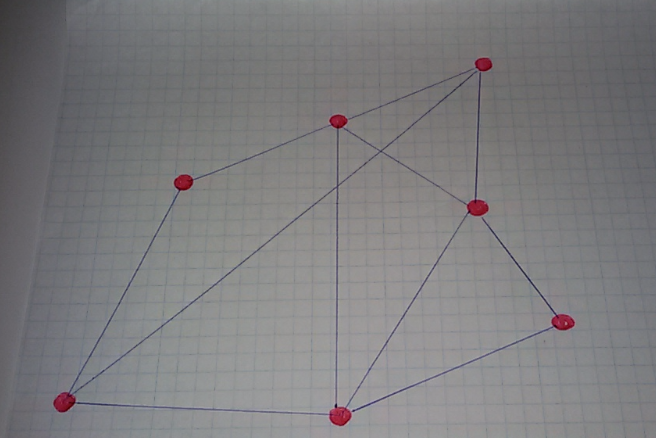
#> input picture Image processing/Convolutional-Layers/theory/12.png, 656 x 438 px, found by its file name
$ jupyter execute --allow-errors preprocessing_2.ipynb   (older library calls are emulated)
#> lines starting #> are read from the running program, lines starting #| are printed output that depends on the picture
# Ideas

## image cropping

[cell 1]
import numpy as np
import cv2 as cv
import matplotlib.pyplot as plt

img = cv.imread('12.png')
#> img is the input picture: shape (438, 656, 3); mean B, G, R 126.1, 124.3, 125
rows,cols,ch = img.shape
#> rows = 438; cols = 656; ch = 3

pts1 = np.float32([[56,65],[368,52],[28,387],[389,390]])
pts2 = np.float32([[0,0],[300,0],[0,300],[300,300]])

M = cv.getPerspectiveTransform(pts1,pts2)

dst = cv.warpPerspective(img,M,(300,300))
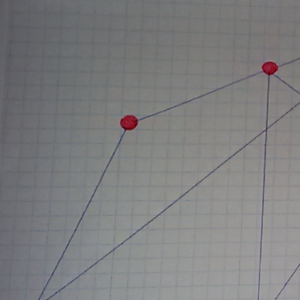
#> dst: shape (300, 300, 3); mean B, G, R 127.8, 126.8, 126.6

plt.subplot(121),plt.imshow(img),plt.title('Input')
plt.subplot(122),plt.imshow(dst),plt.title('Output')
plt.show()
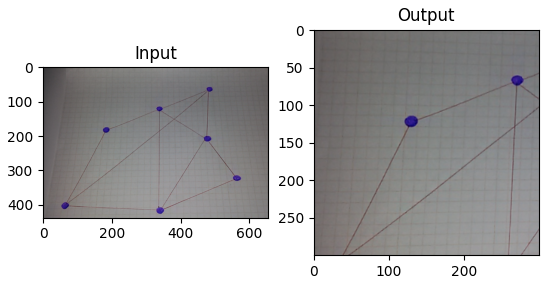
#> figure drawn by matplotlib, 2 panels; B, G, R data is drawn as R, G, B

[cell 2]
img = cv.imread('12.png', cv.COLOR_BGR2GRAY)
rows,cols,ch = img.shape
plt.imshow(img),plt.title('Input')
plt.imshow(img[:10][:10]),plt.title('Input2')
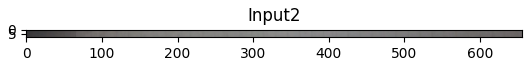
#> figure drawn by matplotlib, 1 panel; B, G, R data is drawn as R, G, B

[cell 3]
type(img)

## Image viewer

[cell 4]
from skimage import io, viewer
img = io.imread('12.png', as_grey=True)  # load the image as grayscale
#> img: shape (438, 656) float64; min 0.0384, max 0.686, mean 0.488
print('image matrix size: ', img.shape)      # print the size of image
#| image matrix size:  (438, 656)
print('\n First 5 columns and rows of the image matrix: \n', img[:5,:5]*255)
#|  First 5 columns and rows of the image matrix:
#|  [[53.5654 54.2087 55.0683 55.1404 54.9279]
#|  [53.5654 55.4933 56.3529 56.3529 55.1404]
#|  [54.5654 55.5654 57.6375 56.6375 55.6375]
#|  [53.6375 54.6375 55.6375 56.6375 56.6375]
#|  [53.85   55.6375 55.6375 55.7096 56.7096]]
viewer.ImageViewer(img).show()              # plot the image
#> (this line was passed over: skimage is not available in this run)

## Pretreatment

[cell 5]
import cv2
import numpy as np
import scipy
import matplotlib.pyplot as plt
from skimage import io, color
from skimage import exposure

img = io.imread('12.png')    # Load the image
#> img: shape (438, 656, 4)
img = color.rgb2gray(img)       # Convert the image to grayscale (1 channel)

# kernel = np.array([[-1,-1,-1],[-1,8,-1],[-1,-1,-1]]) # белый на черном
kernel = np.array([[0,-1,0],[-1,5,-1],[0,-1,0]]) # черная на белом

image_sharpen = cv2.filter2D(img,-1,kernel)
# we use 'valid' which means we do not add zero padding to our image
# image_sharpen = scipy.signal.convolve2d(img, kernel, 'same')
print('\n First 5 columns and rows of the image_sharpen matrix: \n', image_sharpen[:5,:5]*255)
#|  First 5 columns and rows of the image_sharpen matrix:
#|  [[52.2788 51.4232 53.2866 53.     52.0779]
#|  [48.7096 57.7741 57.2125 58.4933 52.5712]
#|  [54.4933 55.4933 63.9942 56.9221 53.6317]
#|  [50.4971 52.7096 53.6375 58.5654 56.0625]
#|  [50.7    60.3529 56.4933 54.7817 57.9221]]

# Adjust the contrast of the filtered image by applying Histogram Equalization
image_sharpen_equalized = exposure.equalize_adapthist(image_sharpen/np.max(np.abs(image_sharpen)), clip_limit=0.03)
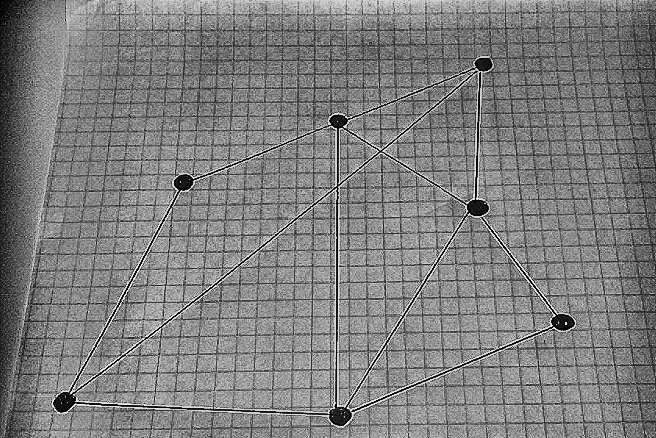
#> image_sharpen_equalized: shape (438, 656) float64; min 0, max 1, mean 0.499
plt.imshow(image_sharpen_equalized, cmap=plt.cm.gray)
plt.axis('off')
# plt.savefig('get.png')
plt.show()

## Apply sharpen and edge detection filters back to back

[cell 6]
import numpy as np
import scipy.signal
import matplotlib.pyplot as plt
from skimage import io, color
from skimage import exposure

img = io.imread('12.png')    # Load the image
img = color.rgb2gray(img)       # Convert the image to grayscale (1 channel)

# apply sharpen filter to the original image
sharpen_kernel = np.array([[0,-1,0],[-1,5,-1],[0,-1,0]])
image_sharpen = scipy.signal.convolve2d(img, sharpen_kernel, 'valid')
#> image_sharpen: shape (436, 654) float64

edge_kernel = np.array([[-1,-1,-1],[-1,8,-1],[-1,-1,-1]])
edges = scipy.signal.convolve2d(image_sharpen, edge_kernel, 'valid')

# Adjust the contrast of the filtered image by applying Histogram Equalization
edges_equalized = exposure.equalize_adapthist(edges/np.max(np.abs(edges)), clip_limit=0.03)
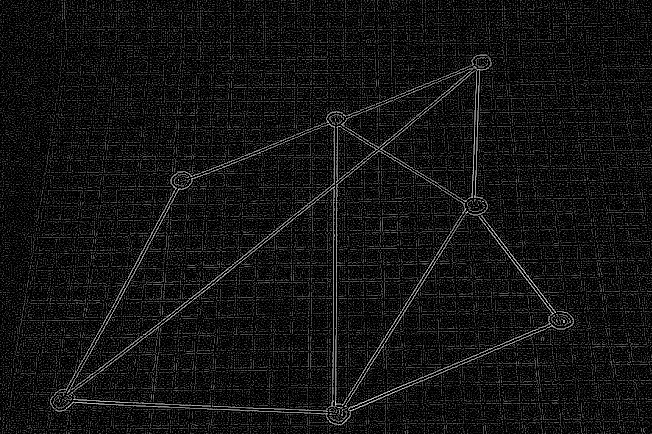
#> edges_equalized: shape (434, 652) float64; min 0, max 1, mean 0.0761

plt.imshow(edges_equalized, cmap=plt.cm.gray)    # plot the edges_clipped
plt.axis('off')
plt.show()

## Apply blur filter to denoise an image

[cell 7]
import numpy as np
import scipy.signal
import matplotlib.pyplot as plt
from skimage import io, color
from skimage import exposure

img = io.imread('12.png')    # Load the image
img = color.rgb2gray(img)       # Convert the image to grayscale (1 channel)

# apply sharpen filter to the original image
sharpen_kernel = np.array([[0,-1,0],[-1,5,-1],[0,-1,0]])
image_sharpen = scipy.signal.convolve2d(img, sharpen_kernel, 'valid')

# apply edge detection filter to the sharpen image
edge_kernel = np.array([[-1,-1,-1],[-1,8,-1],[-1,-1,-1]])
edges = scipy.signal.convolve2d(image_sharpen, edge_kernel, 'valid')

# apply blur filter to the edge detection filtered image
blur_kernel = np.array([[1,1,1],[1,1,1],[1,1,1]])/9.0;
denoised = scipy.signal.convolve2d(edges, blur_kernel, 'valid')

# Adjust the contrast of the filtered image by applying Histogram Equalization
denoised_equalized = exposure.equalize_adapthist(denoised/np.max(np.abs(denoised)), clip_limit=0.03)

plt.imshow(denoised_equalized, cmap=plt.cm.gray)    # plot the denoised_clipped
plt.axis('off')
plt.show()

## My filtering

[cell 8]
import cv2
import numpy as np
import scipy.signal
import matplotlib.pyplot as plt
from skimage import io, color
from skimage import exposure

img = io.imread('12.png')    # Load the image
img = color.rgb2gray(img)       # Convert the image to grayscale (1 channel)

edge_kernel = np.array([[-1,-1,-1],[-1,8,-1],[-1,-1,-1]])
edges = scipy.signal.convolve2d(img, edge_kernel, 'valid')
#> edges: shape (436, 654) float64

# apply blur filter to the edge detection filtered image
blur_kernel = np.array([[1,1,1],[1,1,1],[1,1,1]])/9.0;
noised = scipy.signal.convolve2d(edges, blur_kernel, 'valid')

unnoise_kernel = np.array([[1,1,1],[1,1,1],[1,1,1]])/9.0;
denoised = scipy.signal.convolve2d(noised, unnoise_kernel, 'valid')
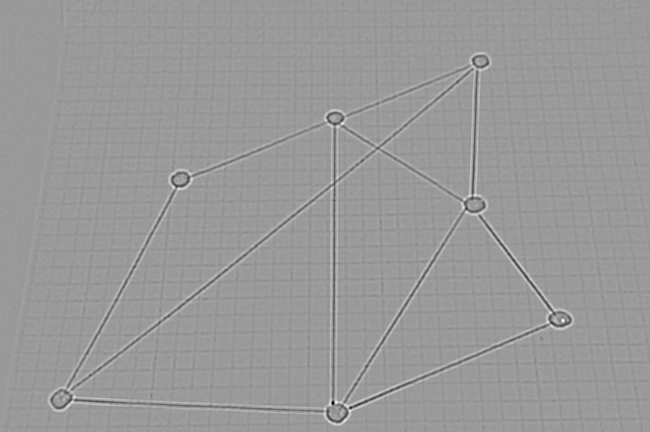
#> denoised: shape (432, 650) float64; min -0.426, max 0.28, mean -6.2e-06; drawn with min black and max white

# Adjust the contrast of the filtered image by applying Histogram Equalization
denoised_equalized = exposure.equalize_adapthist(denoised/np.max(np.abs(denoised)), clip_limit=0.03)
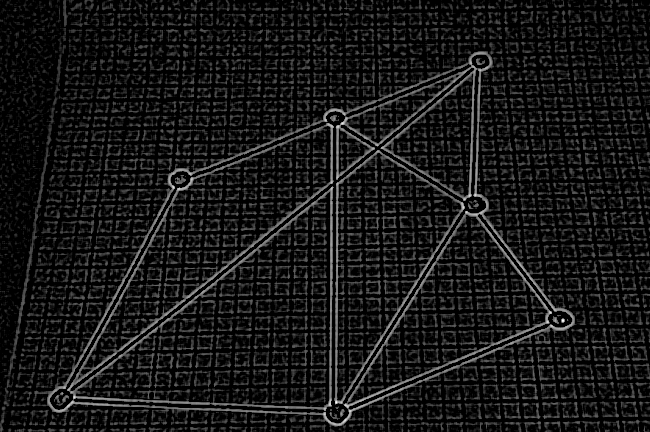
#> denoised_equalized: shape (432, 650) float64; min 0, max 1, mean 0.0885

plt.imshow(denoised_equalized, cmap=plt.cm.gray)    # plot the denoised_clipped
plt.axis('off')
plt.show()

[cell 9]
import cv2
import numpy as np
import scipy
import matplotlib.pyplot as plt
from skimage import io, color
from skimage import exposure

def print_img(crimg):
    plt.imshow(crimg)
    plt.xticks([]), plt.yticks([])
    plt.show()

[cell 10]
img_c = cv2.imread(r'13.png', 0)
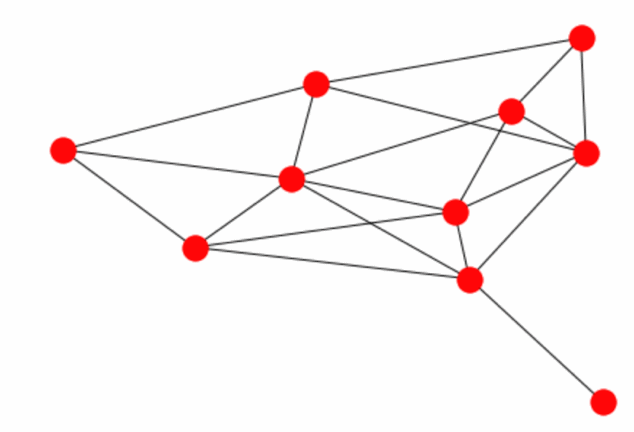
#> input picture photo/13.png, 634 x 432 px, found by its file name
#> img_c: shape (432, 634); min 31, max 254, mean 246.5
img = cv2.cvtColor(img_c, cv2.COLOR_GRAY2RGB)
#> img: shape (432, 634, 3)
print_img(img)

[cell 11]
img_denoise = cv2.fastNlMeansDenoising(img, None, 10, 7, 21)
print_img(img_denoise)

[cell 12]
img = color.rgb2gray(img_denoise)       # Convert the image to grayscale (1 channel)
#> img: shape (432, 634) float64

# kernel = np.array([[-1,-1,-1],[-1,8,-1],[-1,-1,-1]]) # белый на черном
kernel = np.array([[1,1,1],[1,1,1],[1,1,1]])/9.0; # черная на белом

# image_sharpen = cv2.filter2D(img,-1,kernel)
# we use 'valid' which means we do not add zero padding to our image
image_sharpen = scipy.signal.convolve2d(img, kernel, 'same')
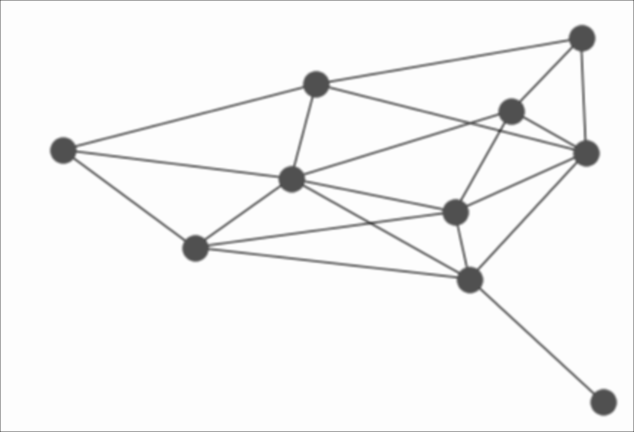
#> image_sharpen: shape (432, 634) float64; min 0.306, max 0.996, mean 0.964
#print('\n First 5 columns and rows of the image_sharpen matrix: \n', image_sharpen[:5,:5]*255)

# Adjust the contrast of the filtered image by applying Histogram Equalization
image_sharpen_equalized = exposure.equalize_adapthist(image_sharpen/np.max(np.abs(image_sharpen)), clip_limit=0.03)
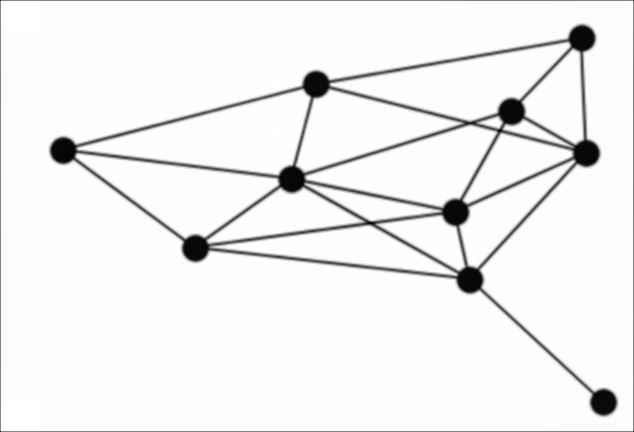
#> image_sharpen_equalized: shape (432, 634) float64; min 0, max 1, mean 0.943
plt.imshow(image_sharpen_equalized, cmap=plt.cm.gray)
plt.axis('off')
# plt.savefig('get.png')
plt.show()
